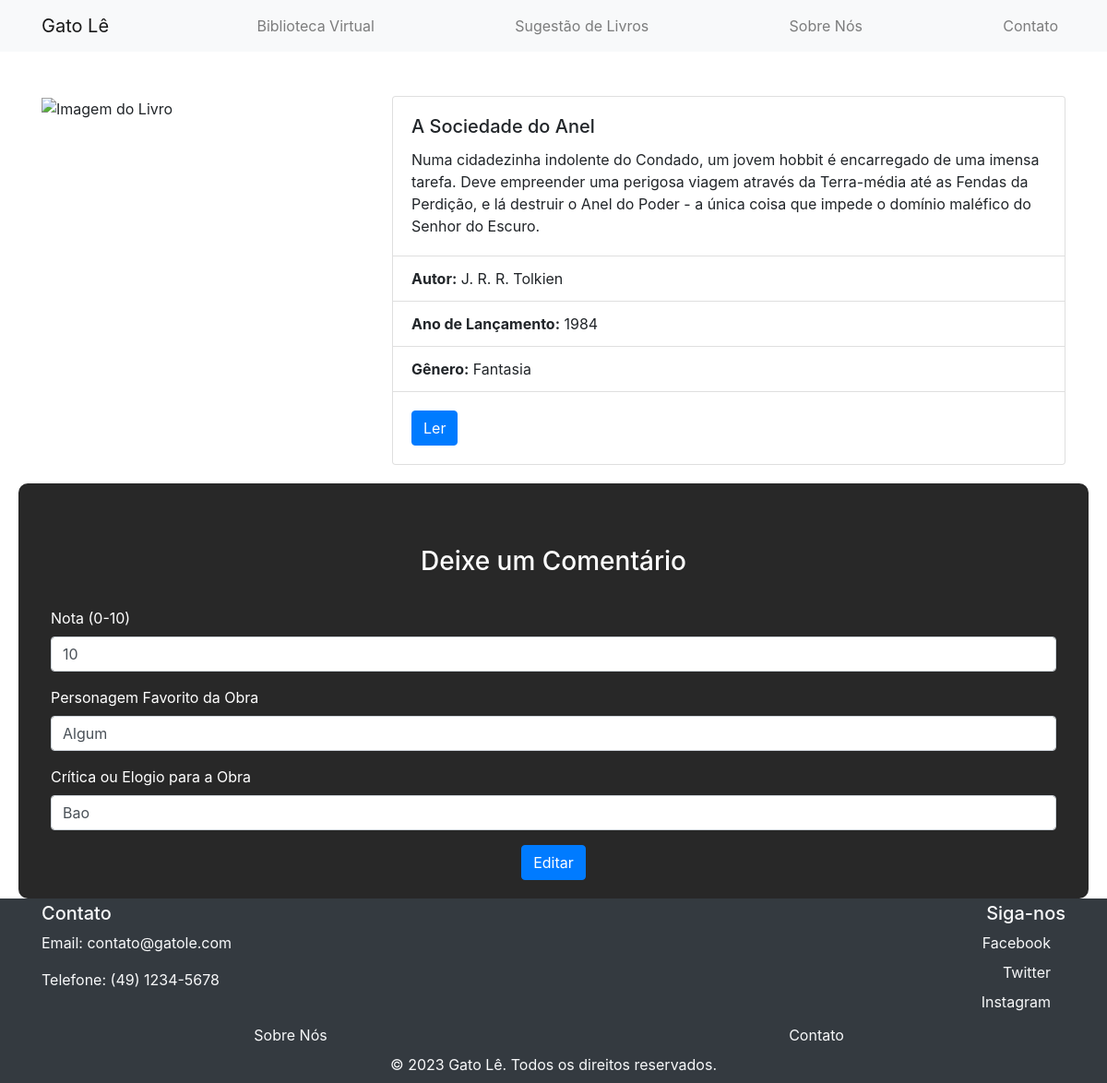
Screenshot of /paginas/2anelFORM.php?id=1 with the database file from the repository.
### tables this page shows
CREATE TABLE `comentarioanel` (
  `id` int(11) NOT NULL,
  `nota` int(11) DEFAULT NULL,
  `personagem` varchar(255) DEFAULT NULL,
  `coment` text DEFAULT NULL
);

### model/db.class.php (called while the page is built, shortened)
<?php
class DB{
    public function conn(){
        $host = "localhost";
        $dbname = "bancodoprofe";
        $user = "root";
        $password = "";
        try {
            $conn = new PDO(
                "mysql:host=$host;dbname=$dbname",
                $user,
                $password,
                [
                    PDO::ATTR_ERRMODE,
                    PDO::ERRMODE_EXCEPTION,
                    PDO::MYSQL_ATTR_INIT_COMMAND => "SET NAMES utf8"
                ]
            );
            return $conn;
        } catch (PDOException $e) {
            echo "Connection failed: " . $e->getMessage();
        }
    }
    public function find($nome_tabela, $id){
        $conn = $this->conn();
        $sql = "SELECT * FROM $nome_tabela WHERE id = ?";
        $st = $conn->prepare($sql);
        $st->execute([$id]);
        return $st->fetchObject();
    }
}
?>

### paginas/2anelFORM.php (the view, shortened to what this page needs)
<?php
    include '../model/db.class.php';
    include '../bases/header.php';
    include '../bases/nav.php';
    $db = new DB();
    $db->conn();
    if(!empty($_GET['id'])){
        $comentarioanel = $db->find("comentarioanel", $_GET['id']);
    }
?>
<body>
    <div class="container mt-5">
        <div class="row">
            <div class="col-md-4">
                <img src="https://m.media-amazon.com/images/I/71+YcLO29uL._AC_UF1000,1000_QL80_.jpg" class="img-fluid" alt="Imagem do Livro">
            </div>
            <div class="col-md-8">
                <div class="card">
                    <div class="card-body">
                        <h5 class="card-title">A Sociedade do Anel</h5>
                        <p class="card-text">Numa cidadezinha indolente do Condado, um jovem hobbit é encarregado de uma imensa tarefa. Deve empreender uma perigosa viagem através da Terra-média até as Fendas da Perdição, e lá destruir o Anel do Poder - a única coisa que impede o domínio maléfico do Senhor do Escuro.</p>
                    </div>
                    <ul class="list-group list-group-flush">
                        <li class="list-group-item"><strong>Autor:</strong> J. R. R. Tolkien</li>
                        <li class="list-group-item"><strong>Ano de Lançamento:</strong> 1984</li>
                        <li class="list-group-item"><strong>Gênero:</strong> Fantasia</li>
                    </ul>
                    <div class="card-body">
                        <a href="http://educa.alfenas.mg.gov.br/content/pdf/biblioteca/senhor-dos-aneis-a-sociedade-do-anel.pdf" class="btn btn-primary" target="_blank">Ler</a>
                    </div>
                </div>
            </div>
        </div>
    </div>
    <div class="sobre">
<div class="container mt-5">
        <div class="welcome-text">
            <h3>Deixe um Comentário</h3>
        </div>
    <form action="2anelFORM.php" method="post">
        <input type="hidden" name="id" value="<?php echo !empty($comentarioanel->id) ? $comentarioanel->id : "" ?>" class="form-control"><br>
        <div class="form-group">
            <label for="nota">Nota (0-10)</label>
            <input type="int" name="nota" placeholder="Digite uma nota para essa Obra de 0 a 10..." required value="<?php echo !empty($comentarioanel->nota) ? $comentarioanel->nota : "" ?>" class="form-control">
        </div>
        <div class="form-group">
            <label for="personagem">Personagem Favorito da Obra</label>
            <input type="text" name="personagem" placeholder="Fale sobre personagem favorito da Obra..." required value="<?php echo !empty($comentarioanel->personagem) ? $comentarioanel->personagem : "" ?>" class="form-control">
        </div>
        <div class="form-group">
            <label for="coment">Crítica ou Elogio para a Obra</label>
            <input type="text" name="coment" placeholder="Digite sua crítica ou seu elogio para a Obra..." required value="<?php echo !empty($comentarioanel->coment) ? $comentarioanel->coment : "" ?>" class="form-control">
        </div>
        <center>
            <button type="submit" class="btn btn-primary"><?php echo !empty($_GET['id']) ? "Editar" : "Enviar Comentário"?></button>
        </center>
    </form>
</div>
</div>
    <?php include "../bases/footer.php" ?>
</body>
</html>

### css/css.css (style rules this page uses)
body { background: url('https://images.pixexid.com/a-4k-ultra-hd-wallpaper-of-a-cat-dressed-in-a-librarians-outfit-surrounded-by-zlvdb8uk.jpeg') no-repeat center center fixed; background-size: cover; margin-bottom: 200px; }
.sobre { background: rgba(0, 0, 0, 0.842); padding: 20px; margin-top: 50px; border-radius: 10px; margin-bottom: 200px; color: white; text-align: justify; }
.welcome-text { position: relative; z-index: 1; color: white; text-align: center; margin-top: 30; }
.sobre { margin: 20px; }

### rows the page displays
comentarioanel: nota "10", personagem "Algum", coment "Bao"
